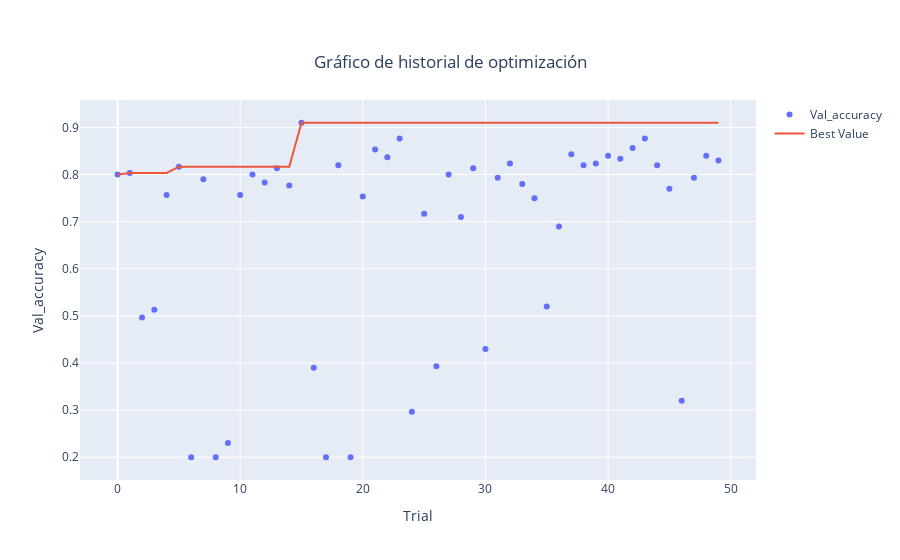

Notebook cell for this chart:
### Code cell
fig = optuna.visualization.plot_optimization_history(study_GRU,target_name="Val_accuracy")
config = {
  'toImageButtonOptions': {
    'format': 'png', # one of png, svg, jpeg, webp
    'filename': 'custom_image',
    'height': 500,
    'width': 1000,
    'scale':4 # Multiply title/legend/axis/canvas sizes by this factor
  }
}
fig.update_layout(title={
                    'text': "Gráfico de historial de optimización",
                    'x':0.5, #Centrar el título horizontalmente
                    'y':0.90, #Posicionar el título en la parte superior
                    'xanchor': 'center',
                    'yanchor': 'top'})

fig.show( config=config)

### Figure 1 — Plotly figure (JSON) as saved in the notebook; plotly's stock layout.template omitted (floating-point values rounded to 4 significant figures)
{"data": [{"mode": "markers", "name": "Val_accuracy", "type": "scatter", "x": [0, 1, 2, 3, 4, 5, 6, 7, 8, 9, 10, 11, 12, 13, 14, 15, 16, 17, 18, 19, 20, 21, 22, 23, 24, 25, 26, 27, 28, 29, 30, 31, 32, 33, 34, 35, 36, 37, 38, 39, 40, 41, 42, 43, 44, 45, 46, 47, 48, 49], "y": [0.8, 0.8033, 0.4967, 0.5133, 0.7567, 0.8167, 0.2, 0.79, 0.2, 0.23, 0.7567, 0.8, 0.7833, 0.8133, 0.7767, 0.91, 0.39, 0.2, 0.82, 0.2, 0.7533, 0.8533, 0.8367, 0.8767, 0.2967, 0.7167, 0.3933, 0.8, 0.71, 0.8133, 0.43, 0.7933, 0.8233, 0.78, 0.75, 0.52, 0.69, 0.8433, 0.82, 0.8233, 0.84, 0.8333, 0.8567, 0.8767, 0.82, 0.77, 0.32, 0.7933, 0.84, 0.83]}, {"name": "Best Value", "type": "scatter", "x": [0, 1, 2, 3, 4, 5, 6, 7, 8, 9, 10, 11, 12, 13, 14, 15, 16, 17, 18, 19, 20, 21, 22, 23, 24, 25, 26, 27, 28, 29, 30, 31, 32, 33, 34, 35, 36, 37, 38, 39, 40, 41, 42, 43, 44, 45, 46, 47, 48, 49], "y": [0.8, 0.8033, 0.8033, 0.8033, 0.8033, 0.8167, 0.8167, 0.8167, 0.8167, 0.8167, 0.8167, 0.8167, 0.8167, 0.8167, 0.8167, 0.91, 0.91, 0.91, 0.91, 0.91, 0.91, 0.91, 0.91, 0.91, 0.91, 0.91, 0.91, 0.91, 0.91, 0.91, 0.91, 0.91, 0.91, 0.91, 0.91, 0.91, 0.91, 0.91, 0.91, 0.91, 0.91, 0.91, 0.91, 0.91, 0.91, 0.91, 0.91, 0.91, 0.91, 0.91]}], "layout": {"title": {"text": "Gráfico de historial de optimización", "x": 0.5, "xanchor": "center", "y": 0.9, "yanchor": "top"}, "xaxis": {"title": {"text": "Trial"}}, "yaxis": {"title": {"text": "Val_accuracy"}}}}
